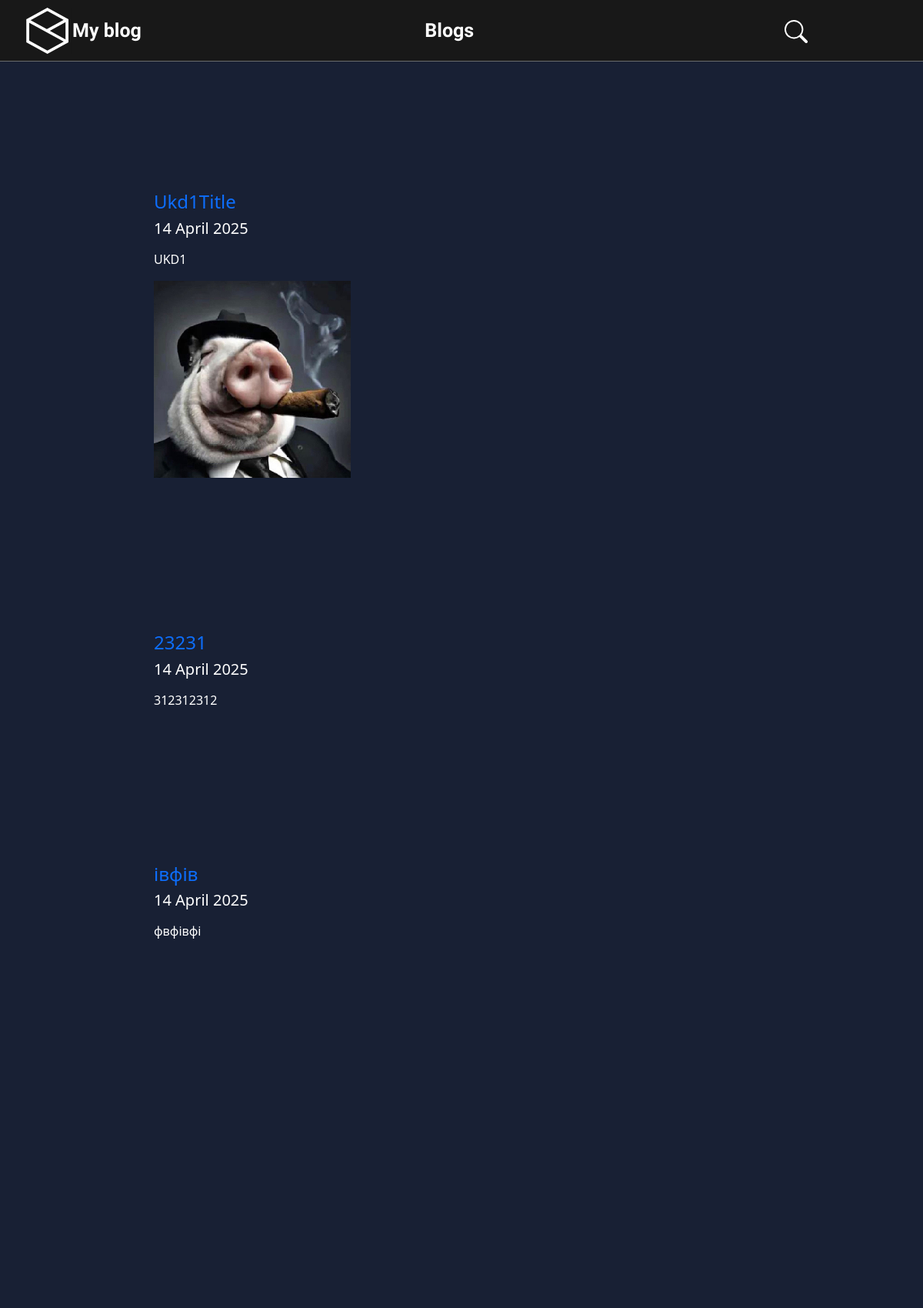
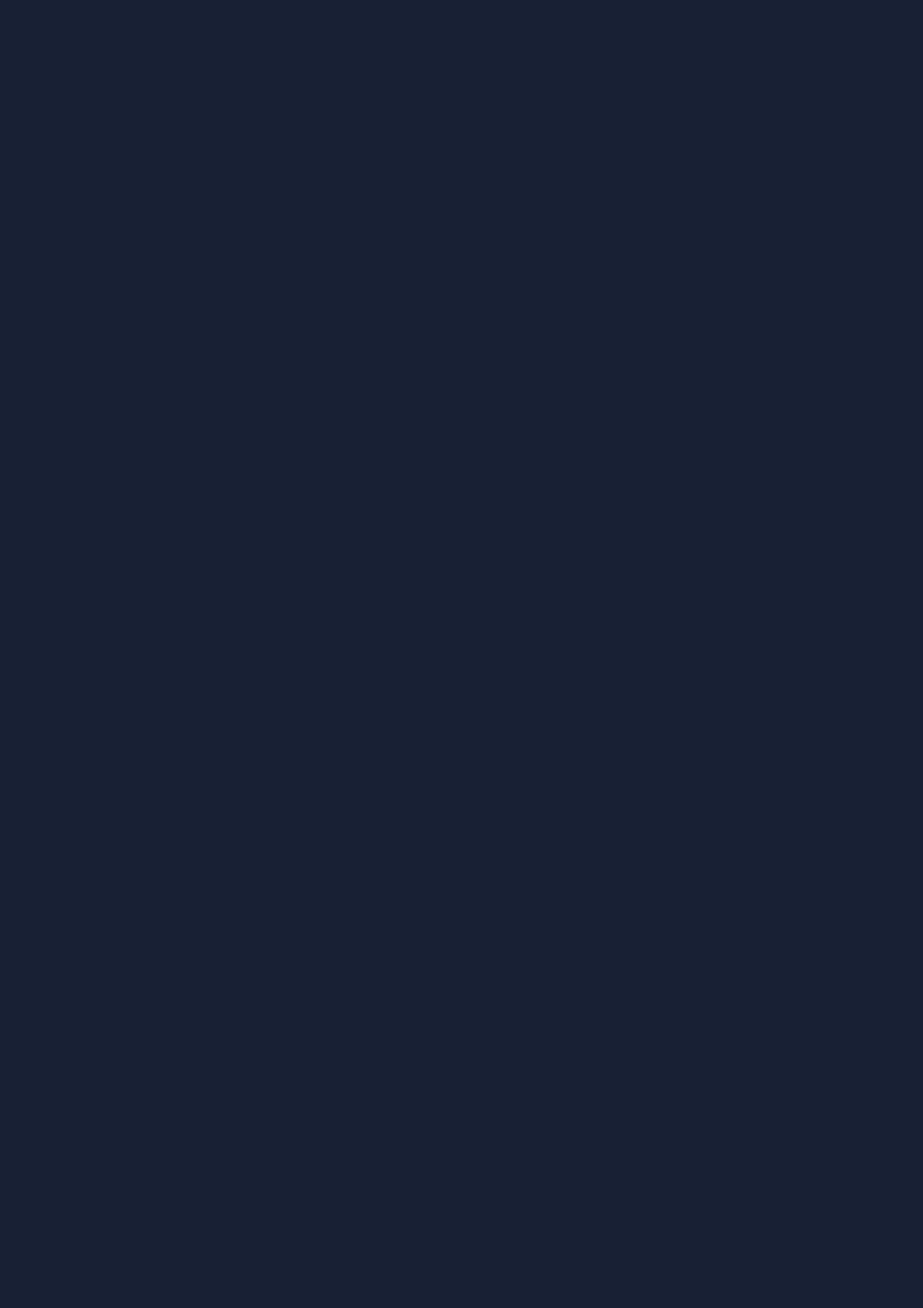
Page /articles/category/education (upper part) on the committed database (2 pictures, top to bottom).
### main/models.py (models this page shows, shortened)
class Article(models.Model):
    title = models.CharField("Заголовок", max_length=250, help_text="Максимум 250 символів")
    description = models.TextField(blank=True, verbose_name="Опис")
    pub_date = models.DateTimeField("Дата публікації", default=timezone.now)
    slug = models.SlugField("Слаг", unique_for_date="pub_date")
    main_page = models.BooleanField("Головна", default=False, help_text="Показувати")
    category = models.ForeignKey(Category, related_name='news', blank=True,
                                 null=True, verbose_name=u'Категорія', on_delete=models.CASCADE)
    objects = models.Manager()
    class Meta:
        ordering = ["-pub_date"]
        verbose_name = "Публікація"
        verbose_name_plural = "Публікації"
    def get_absolute_url(self):
        try:
            url = reverse("news-detail", kwargs={"year": self.pub_date.strftime("%Y"),
                                                 "month": self.pub_date.strftime("%m"),
                                                 "day": self.pub_date.strftime("%d"),
                                                 "slug": self.slug, })
        except:
            url = "/"
        return url

class ArticleImage(models.Model):
    image = models.ImageField('Фото', upload_to='photos')
    article = models.ForeignKey(Article, verbose_name='Стаття', related_name='images', on_delete=models.CASCADE)
    title = models.CharField('Заголовок', max_length=250, help_text='Максимум 250 сим.', blank=True)
    class Meta:
        verbose_name = "Фото для статті"
        verbose_name_plural = "Фото для статей"

### main/views.py (the view)
# urls.py: path(r'articles/category/<slug>', ArticleCategoryList.as_view(), name='articles-categories-list'),
class ArticleCategoryList(ArticleList):
    template_name = "main/categories_page.html"
    context_object_name = 'items'
    def get_queryset(self, *args, **kwargs):
        slug = self.kwargs['slug']
        articles = Article.objects.filter(category__slug=slug).distinct()
        return articles
    def get_context_data(self, **kwargs):
        context = super().get_context_data(**kwargs)
        try:
            context['category'] = Category.objects.get(slug=self.kwargs['slug'])
        except:
            pass
        return context

### main/views.py (called while the page is built)
    def get_context_data(self, *args, **kwargs):
        context = super(ArticleList, self).get_context_data(*args, **kwargs)
        try:
            context['category'] = Category.objects.get(slug=self.kwargs.get('slug'))
        except Exception:
            context['category'] = None
        return context

### main/templates/main/categories_page.html (shortened to what this page needs)
{% extends "main/main_layout.html" %}
{% load static %}
{% block content %}
    {% if category %}
        <h1 style=" margin: 200px;">Публікації категорії: {{ category.category }}</h1>
    {% else %}
        <h1>Категорія не знайдена</h1>
    {% endif %}
    {% if items %}
        {% for item in items %}
            <div class="articles-row" style=" margin: 200px;">
                <a href="{{ item.get_absolute_url }}">
                    <h4>{{ item.title }}</h4>
                </a>
                <h5>
                    {{ item.pub_date|date:" j E Y"|safe|linebreaks }}
                </h5>
                <p>
                    {{ item.description|safe|escape|striptags|truncatewords_html:32 }}
                </p>
                <div class="container-image">
                    {% if item.images.first %}
                        <img class="img" src="{{ item.images.first.image.url }}" alt="">
                    {% endif %}
                </div>
            </div>
        {% endfor %}
    {% else %}
        <p style=" margin: 200px;">У цій категорії немає публікацій22.</p>
    {% endif %}
{% endblock %}

### main/static/main/css/style.css (style rules this page uses)
body { background: #182034; margin: 0; padding: 0; width: 100%; }
html, body { height: 100%; }
a { text-decoration: none; }
p { color: white; }

### main/templates/main/main_layout.html (style rules this page uses)
p, h1, h2, h3, h5, div { color: white; }

### rows in the picture
Article: title "Ukd1Title", pub_date "14 April 2025", description "UKD1", images.first.image (picture)
Article: title "23231", pub_date "14 April 2025", description "312312312"
Article: title "івфів", pub_date "14 April 2025", description "фвфівфі"
